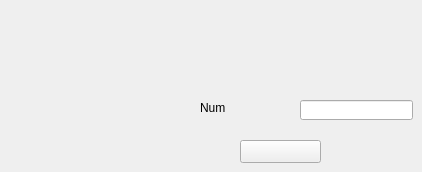
      <widget class="QWidget" name="tab_12">
       <attribute name="title">
        <string>Supprimer une reclamation</string>
       </attribute>
       <widget class="QLineEdit" name="lineEdit_id_6">
        <property name="geometry">
         <rect>
          <x>300</x>
          <y>100</y>
          <width>113</width>
          <height>20</height>
         </rect>
        </property>
        <property name="styleSheet">
         <string notr="true">background-image: url(:/new/prefix1/white.jpg);</string>
        </property>
       </widget>
       <widget class="QLabel" name="label_31">
        <property name="geometry">
         <rect>
          <x>200</x>
          <y>100</y>
          <width>61</width>
          <height>16</height>
         </rect>
        </property>
        <property name="styleSheet">
         <string>background-image: url(:/new/prefix1/white.jpg);</string>
        </property>
        <property name="text">
         <string>Num</string>
        </property>
       </widget>
       <widget class="QPushButton" name="pb_supprimer_3">
        <property name="geometry">
         <rect>
          <x>240</x>
          <y>140</y>
          <width>81</width>
          <height>23</height>
         </rect>
        </property>
        <property name="styleSheet">
         <string notr="true">background-image: url(:/new/prefix1/fermer.png);</string>
        </property>
        <property name="text">
         <string/>
        </property>
       </widget>
      </widget>
